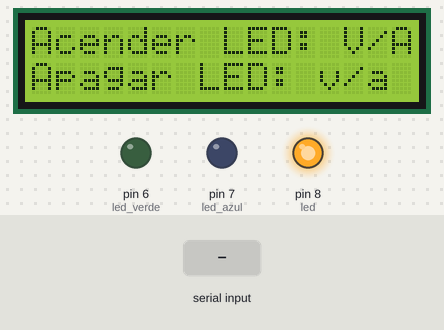
A sketch run on a simulated Arduino Uno, built with avr-gcc and run on an emulated ATmega328P. On the bench: 16×2 character LCD, output pins drawn as LEDs (lit = HIGH). Dashed ring = blinking. Inputs (shaded band) come from the test bench. What the sketch prints to the serial monitor is not drawn.

Above: at 6.2 s.
6.3 s: "V" received over Serial
At 6.45 s:
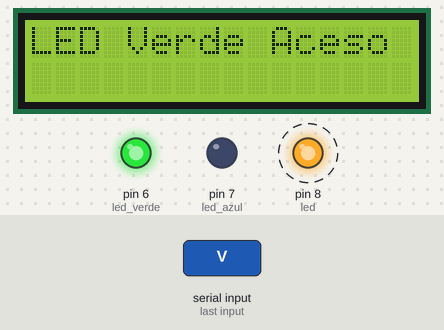
8.1 s: "A" received over Serial
At 8.46 s:
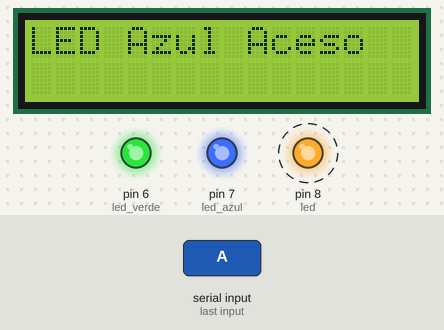
10.1 s: "v" received over Serial
At 10.46 s:
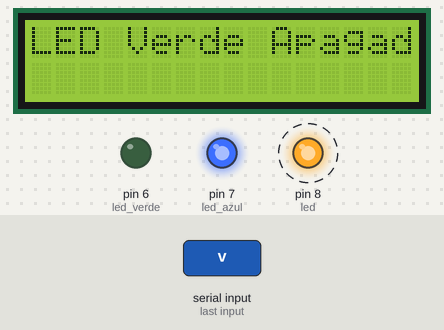
12.1 s: "a" received over Serial
At 12.46 s:
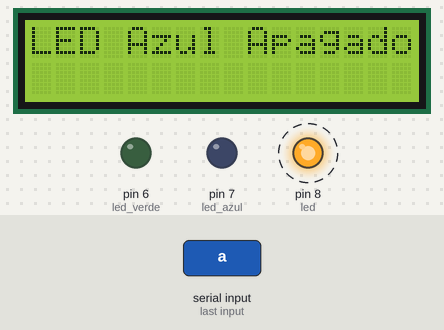
14.1 s: "1" received over Serial
16.1 s: "0" received over Serial
Timing chart, 0 to 18.6 s (numbered marks = the images above; inputs shaded):
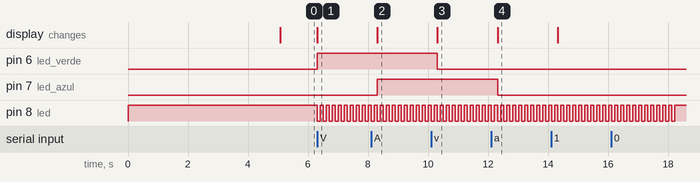

Measured:
- after the input at 6.3 s, pin 6 (led_verde): LOW → HIGH at once; pin 8 (led): alternates HIGH for 0.10 s and LOW for 0.10 s, starting at once; the display: changes at once (image 1)
- after the input at 8.1 s, pin 7 (led_azul): LOW → HIGH after 0.21 s; the display: changes after 0.21 s (image 2)
- after the input at 10.1 s, pin 6 (led_verde): HIGH → LOW after 0.21 s; the display: changes after 0.21 s (image 3)
- after the input at 12.1 s, pin 7 (led_azul): HIGH → LOW after 0.22 s; the display: changes after 0.22 s (image 4)

The sketch:

Aula_6.ino
```cpp
//Biblioteca do Display
#include <LiquidCrystal.h>

/*lcd - variável do tipo LiquidCrystal: controlado por 4 pinos (poderiam ser 8 - opcionais)
RS(obrigatório).Ex:pino 12
RW - opcional
Enable "E"(obrigatório).Ex: pino 11
D0,D1,D2,D3 (Opcionais)
D4,D5,D6,D7 (Obrigatórios).Ex: pinos 4
*/
LiquidCrystal lcd(12, 11, 5, 4, 3, 2);

#define led_azul 7
#define led_verde 6

//Led do display
#define led 8

int inf = 0;

//Funçao de respostas com luzes(Led do display)
void jogo_luzes(){
  for(int i = 0; i < 10; i++){
  digitalWrite(led, LOW);
  delay(100);
  digitalWrite(led, HIGH);
  delay(100);
  }
}

void setup()
{
  //Iniciando a comunicação Serial
  Serial.begin(9600);

  //Configurando os pinos dos LEDs
  pinMode(led_azul, OUTPUT);
  pinMode(led_verde, OUTPUT);

  pinMode(led, OUTPUT);
  digitalWrite(led, HIGH);

  /*Iniciando o Display:
  - lcd.begin(colunas, linhas)
  - lcd.setCursor(coluna, linha): posição de início
  - lcd.print: imprime no display na posição definida acima
  - lcd.clear: limpa as informações no display.
  */
  lcd.begin(16,2);
  lcd.setCursor(0,0);
  lcd.print("Ola, Inacio!");
  lcd.setCursor(0,1);
  lcd.print("Vamos, comecar?");
  delay(5000);
  lcd.clear();
  lcd.setCursor(0,0);
  lcd.print("Acender LED: V/A");
  lcd.setCursor(0,1);
  lcd.print("Apagar LED: v/a");
}

void loop()
{
  /*
  Os números nas condições correspondem a letras no teclado:
  - V = 86
  - v = 118
  - A = 65
  - a = 97
  */
  if(Serial.available()){
    lcd.clear();
    inf = Serial.read();
    Serial.println(inf);
    if(inf == 86){
      digitalWrite(led_verde, HIGH);
      lcd.setCursor(0,0);
      lcd.print("LED Verde Aceso");
    }
    if(inf == 65){
      digitalWrite(led_azul, HIGH);
      lcd.setCursor(0,0);
      lcd.print("LED Azul Aceso");
    }
    if(inf == 118){
      digitalWrite(led_verde, LOW);
      lcd.setCursor(0,0);
      lcd.print("LED Verde Apagado");
    }
    if(inf == 97){
      digitalWrite(led_azul, LOW);
      lcd.setCursor(0,0);
      lcd.print("LED Azul Apagado");
    }
    jogo_luzes();
  }
}
```
